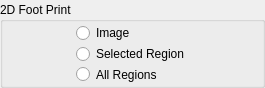
<?xml version="1.0" encoding="UTF-8"?>
<ui version="4.0">
 <class>FootPrintWidgetClass</class>
 <widget class="QWidget" name="FootPrintWidgetClass">
  <property name="geometry">
   <rect>
    <x>0</x>
    <y>0</y>
    <width>265</width>
    <height>88</height>
   </rect>
  </property>
  <property name="minimumSize">
   <size>
    <width>265</width>
    <height>88</height>
   </size>
  </property>
  <property name="windowTitle">
   <string>FootPrintWidget</string>
  </property>
  <layout class="QVBoxLayout" name="verticalLayout_3">
   <property name="spacing">
    <number>2</number>
   </property>
   <property name="topMargin">
    <number>2</number>
   </property>
   <item>
    <widget class="QGroupBox" name="groupBox">
     <property name="title">
      <string>2D Foot Print</string>
     </property>
     <layout class="QVBoxLayout" name="verticalLayout_2">
      <property name="topMargin">
       <number>2</number>
      </property>
      <property name="bottomMargin">
       <number>2</number>
      </property>
      <item>
       <layout class="QHBoxLayout" name="horizontalLayout">
        <item>
         <spacer name="horizontalSpacer">
          <property name="orientation">
           <enum>Qt::Horizontal</enum>
          </property>
          <property name="sizeHint" stdset="0">
           <size>
            <width>40</width>
            <height>20</height>
           </size>
          </property>
         </spacer>
        </item>
        <item>
         <layout class="QVBoxLayout" name="verticalLayout">
          <property name="spacing">
           <number>3</number>
          </property>
          <item>
           <widget class="QRadioButton" name="imageRadioButton">
            <property name="text">
             <string>Image</string>
            </property>
           </widget>
          </item>
          <item>
           <widget class="QRadioButton" name="selectedRegionRadioButton">
            <property name="text">
             <string>Selected Region</string>
            </property>
           </widget>
          </item>
          <item>
           <widget class="QRadioButton" name="allRegionsRadioButton">
            <property name="text">
             <string>All Regions</string>
            </property>
           </widget>
          </item>
         </layout>
        </item>
        <item>
         <spacer name="horizontalSpacer_2">
          <property name="orientation">
           <enum>Qt::Horizontal</enum>
          </property>
          <property name="sizeHint" stdset="0">
           <size>
            <width>40</width>
            <height>20</height>
           </size>
          </property>
         </spacer>
        </item>
       </layout>
      </item>
     </layout>
    </widget>
   </item>
  </layout>
 </widget>
 <layoutdefault spacing="6" margin="0"/>
 <resources/>
 <connections/>
</ui>
